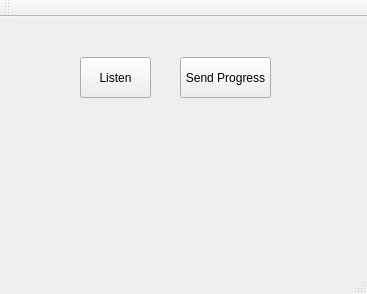
<?xml version="1.0" encoding="UTF-8"?>
<ui version="4.0">
 <class>MainWindow</class>
 <widget class="QMainWindow" name="MainWindow">
  <property name="geometry">
   <rect>
    <x>0</x>
    <y>0</y>
    <width>367</width>
    <height>294</height>
   </rect>
  </property>
  <property name="windowTitle">
   <string>MainWindow</string>
  </property>
  <widget class="QWidget" name="centralWidget">
   <widget class="QPushButton" name="u_buttonListen">
    <property name="geometry">
     <rect>
      <x>80</x>
      <y>40</y>
      <width>71</width>
      <height>41</height>
     </rect>
    </property>
    <property name="text">
     <string>Listen</string>
    </property>
   </widget>
   <widget class="QPushButton" name="u_buttonProgress">
    <property name="geometry">
     <rect>
      <x>180</x>
      <y>40</y>
      <width>91</width>
      <height>41</height>
     </rect>
    </property>
    <property name="text">
     <string>Send Progress</string>
    </property>
   </widget>
  </widget>
  <widget class="QMenuBar" name="menuBar">
   <property name="geometry">
    <rect>
     <x>0</x>
     <y>0</y>
     <width>367</width>
     <height>23</height>
    </rect>
   </property>
  </widget>
  <widget class="QToolBar" name="mainToolBar">
   <attribute name="toolBarArea">
    <enum>TopToolBarArea</enum>
   </attribute>
   <attribute name="toolBarBreak">
    <bool>false</bool>
   </attribute>
  </widget>
  <widget class="QStatusBar" name="statusBar"/>
 </widget>
 <layoutdefault spacing="6" margin="11"/>
 <resources/>
 <connections/>
</ui>
